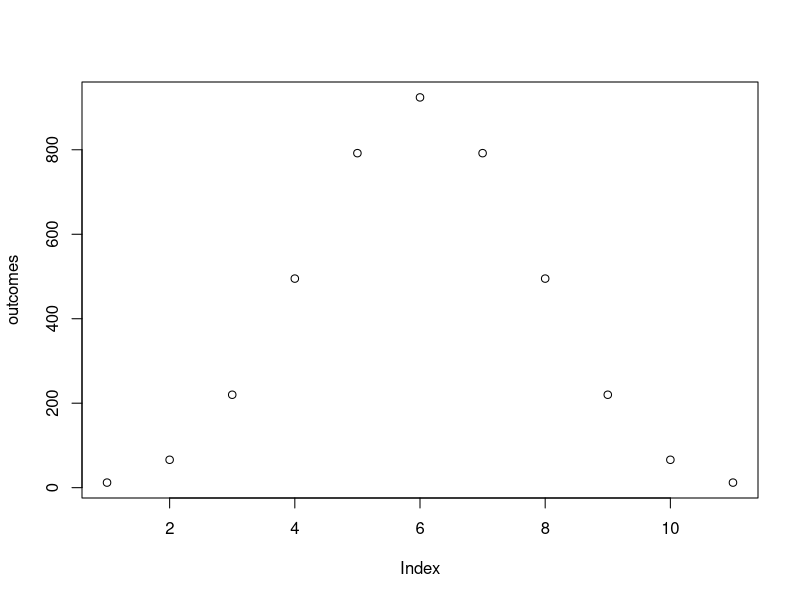
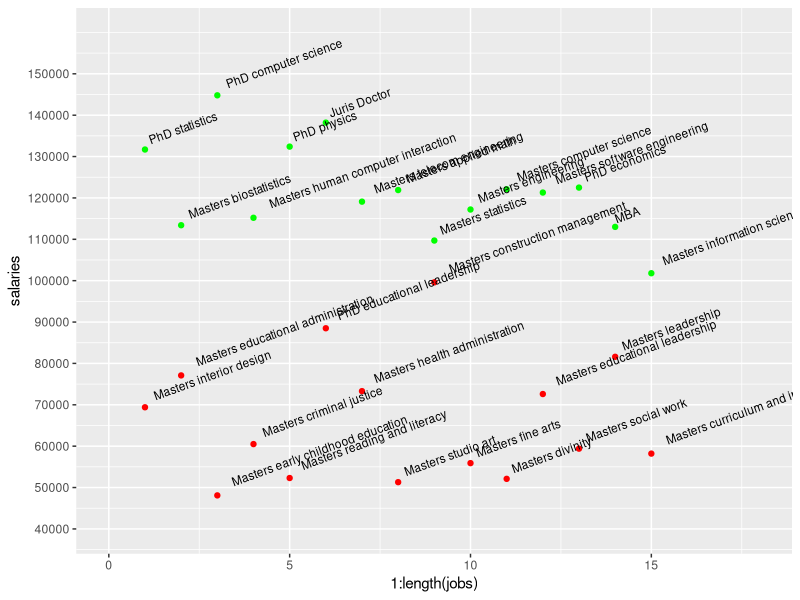

R code for these plots, in order: (Note: this script raises an error after producing the figures.)
# Probability Theory

numerator = .967*.0038; numerator
denominator = (1-.0038)*.015 + .0038*.967; denominator
numerator/denominator



right = vector()
for (i in 1:100000){
  guess = sample(1:4,1)
  right[i] = ifelse(guess == 1,1,0)
}
sum(right)/length(right)

right = vector()
for (i in 1:100000){
  oneortwo = sample(1:2,1) # Offers two possibilities, which are described in the if else set up below:
  if (oneortwo == 2) { # In this possibility, there are two right answers
    correct = sample(1:4,2,replace = FALSE)
    guess = sample(1:4,1)
    right[i] = ifelse(guess %in% correct,1,0)
  }else{ # In this possibility, there is only one right answer
    correct = sample(1:4,1)
    guess = sample(1:4,1)
    right[i] = ifelse(guess == correct,1,0)
  }
} # In both cases, the question is answered at random (there is no strategy here to always choose one of the "duplicated" answers)
sum(right)/length(right)
# I think this code is sound because in this scenario the right answer could be one of the duplicates, 
# or it could be one of the other two answers. 50% of the time it will be the case that one of the
# duplicates is the correct answer (so there will be two choices that will get you a point). The
# other 50% of the time there will be only one of the four choices that is the correct one. This
# is because A, B, C, and D each have a 25% chance of being right. 
## I'm guessing this shows that if you choose answers randomly, you'll be right ~37% of the time. But
## what if you always guess one of the duplicated answers? Would you get ~63% of the answers right?

win = vector()
for (i in 1:10000){
  roll = sample(1:6,4,replace = TRUE)
  win[i] = ifelse(sum(ifelse(roll == 6,1,0)) > 0,1,0)
}
prob.win = sum(win)/10000



roll = sample(1:6,4,replace = TRUE)

win[i] = ifelse(sum(ifelse(roll == 6,1,0)) > 0,1,0)


########################

outcomes = vector()
X = 12
for (i in 1:X-1){
  outcomes[i] = ncol(combn(X,i))
  print(ncol(combn(X,i)))
}
outcomes[X-(X-3)]
plot(outcomes)



for (i in 10:20){
  print(ncol(combn(i,2))) # add the number to its combination and you get the combination of the next number   
}

for (i in 10:20){
  print(ncol(combn(i,3))) # So you're always adding the previous number to the one you get here, and that tells you what the next higher number's combination will be  
}
165+55
220+66

func = function(x) x^3
integrate(func, lower = 1, upper = 5)
.25*5^4 - .25


library(combinat)
ncol(combn(11,6))
ncol(combn(7,4))
6^6
####################################################################################################
best.jobs = data.frame(jobs = c("PhD statistics",
                                "Masters biostatistics",
                                "PhD computer science",
                                "Masters human computer interaction",
                                "PhD physics",
                                "Juris Doctor",
                                "Masters telecom engineering",
                                "Masters applied math",
                                "Masters statistics",
                                "Masters engineering",
                                "Masters computer science",
                                "Masters software engineering",
                                "PhD economics",
                                "MBA",
                                "Masters information science"),
                       salaries = c(131700,
                                    113400,
                                    144800,
                                    115200,
                                    132400,
                                    138200,
                                    119100,
                                    121900,
                                    109700,
                                    117200,
                                    122100,
                                    121300,
                                    122500,
                                    113000,
                                    101800))
worst.jobs = data.frame(jobs = c("Masters interior design",
                                 "Masters educational administration",
                                 "Masters early childhood education",
                                 "Masters criminal justice",
                                 "Masters reading and literacy",
                                 "PhD educational leadership",
                                 "Masters health administration",
                                 "Masters studio art",
                                 "Masters construction management",
                                 "Masters fine arts",
                                 "Masters divinity",
                                 "Masters educational leadership",
                                 "Masters social work",
                                 "Masters leadership",
                                 "Masters curriculum and instruction"),
                        salaries = c(69400,
                                     77100,
                                     48100,
                                     60500,
                                     52300,
                                     88500,
                                     73300,
                                     51300,
                                     99600,
                                     55900,
                                     52100,
                                     72600,
                                     59400,
                                     81600,
                                     58200))
library(ggplot2)
ggplot(best.jobs, aes(1:length(jobs),salaries)) +
  geom_point(col = "green") +
  geom_point(data = worst.jobs, mapping = aes(1:length(jobs),salaries), col = "red") +
  geom_text(data = best.jobs, mapping = aes(1:length(jobs),salaries, label = jobs), size = 3, angle = 20, vjust = -.3, hjust = -.1) +
  geom_text(data = worst.jobs, mapping = aes(1:length(jobs),salaries, label = jobs), size = 3, angle = 20, vjust = -.3, hjust = -.1) +
  scale_y_continuous(breaks = seq(0,150000,10000)) + 
  coord_cartesian(xlim = c(0,18), ylim = c(40000,160000))
#########################################################################################################

permn(6) # Obviously you can't actually do permutations with this.

# MY PERMUTATION FUNCTION:
mypermutationfunc = function(n,r){
  theanswer = factorial(n)/factorial(n-r)
  print(prettyNum(theanswer, big.mark = ",", scientific = FALSE))
}

# MY FUNCTION FOR GETTING THE PERMUTATION AND THE COMBINATION AT THE SAME TIME:
getpermn.and.combn = function(n,r){
  thepermn = prettyNum(factorial(n)/factorial(n-r), big.mark = ",", scientific = FALSE)
  thecombn = prettyNum(factorial(n)/(factorial(r)*factorial(n-r)), big.mark = ",", scientific = FALSE)
  print(sprintf("The permutation is: %s",thepermn))
  print(sprintf("The combination is: %s",thecombn))
}
getpermn.and.combn(6,2)
getpermn.and.combn(50,2)

ncol(combn(5,3))
factorial(3)
mypermutationfunc(3,3)

smallvector = c(4,3,5)
factorial(smallvector) # IT WORKS!

factorial(10)/36

# MY FUNCTION FOR GETTING THE NUMBER OF POSSIBLE ORDERED SETS OF AN UNORDERED SET:
numofOfU = function(k,vector.of.Ms){
  thenumerator = factorial(k)
  facted.vec = factorial(vector.of.Ms)
  thedenominator = prod(facted.vec)
  theanswer = prettyNum(thenumerator/thedenominator, big.mark = ",", scientific = FALSE)
  print(theanswer)
}
numofOfU(10,c(3,3))

over100 = 500000
decade.starting = 2010
for (i in 1:10){
  print(c(prettyNum(decade.starting, big.mark = "", scientific = FALSE), prettyNum(over100, big.mark = ",", scientific = FALSE)))
  over100 = over100*2
  decade.starting = decade.starting + 10
}

at.least.10 = vector()
for (i in 10:20){
  at.least.10[i] = (factorial(20)/(factorial(i)*factorial(20-i)))*((1/4)^i)*(3/4)^(20-i)
}
sum(at.least.10)

thesum = 0
for (i in 10:20){
  print((factorial(20)/(factorial(i)*factorial(20-i)))*((1/4)^i)*(3/4)^(20-i))
  thesum = thesum + (factorial(20)/(factorial(i)*factorial(20-i)))*((1/4)^i)*(3/4)^(20-i)
  print(c(i,thesum))
}


.009922275 + .00300675

ncol(combn(20,10))
ncol(combn(20,11))
for (i in 10:20){
  at.least.10[i] = ncol(combn(20,i))
}
for (i in 10:20){
  print(c(i,ncol(combn(20,i))))
}
ncol(combn(20,20))
factorial(20)/(factorial(20)*factorial(0))

# EXAMPLE OF "NOT IN" CODE:
ac = "A B C D E F G H I J K Q R S T U V"
abc = "A B C D E F G H I J K L M N O P Q R S T U V W X Y Z"
vac = unlist(strsplit(ac, " "))
vabc = unlist(strsplit(abc, " "))
vabc[! vabc %in% vac] # YOU WANT THE PART OF VABC THAT'S JUST THE VABC THAT'S NOT ALSO IN VAC ==> SO, YOU WANT THE VABC PART THAT'S EXCLUSIVE TO VABC

# Problem 1.30:
ncol(combn(11,6))
?expand.grid
trial1 = expand.grid(first = c(1,2,3), second = c(1,2,3), third = c(1,2,3))
class(trial1)
trial1[1,]
all.samps = expand.grid(first = c(1,2,7,8,14,20),
                        second = c(1,2,7,8,14,20),
                        third = c(1,2,7,8,14,20),
                        fourth = c(1,2,7,8,14,20),
                        fifth = c(1,2,7,8,14,20),
                        sixth = c(1,2,7,8,14,20))
all.samps
themeans = vector()
for (i in 1:nrow(all.samps)){
  themeans[i] = mean(all.samps[i,])
} # DOESN'T WORK
hist(themeans) # (DOESN'T WORK)

all.samps$means = mean(all.samps[,1:6]) # DOESN'T WORK

themeans = apply(all.samps,1,mean)
hist(themeans)
summary(themeans)
mean(all.samps[1,1:6])
mean(all.samps[1,])


# A PDF:
x = seq(-10,10,length.out = 10000); x
pdf.x = exp(-x)/((1 + exp(-x))^2)
plot(x,pdf.x, xlim = c(-20,20), type = "l", col = "blue")

cdf.x = 1/(1 + exp(-x))
plot(x,cdf.x, xlim = c(-20,20), type = "l", col = "red")
points(x,pdf.x, type = "l", col = "blue")



x = seq(0,1,length.out = 1000)
plot(-log(x))
abline(h = 0, v = 0, col = "grey")
y = -log(x)
plot(x,y, type = "l", col = "red")

y = function(x) exp(x)
plot(y, xlim = c(-5,5), ylim = c(-5,50))
abline(h = 0, v = 0, col = "grey")
